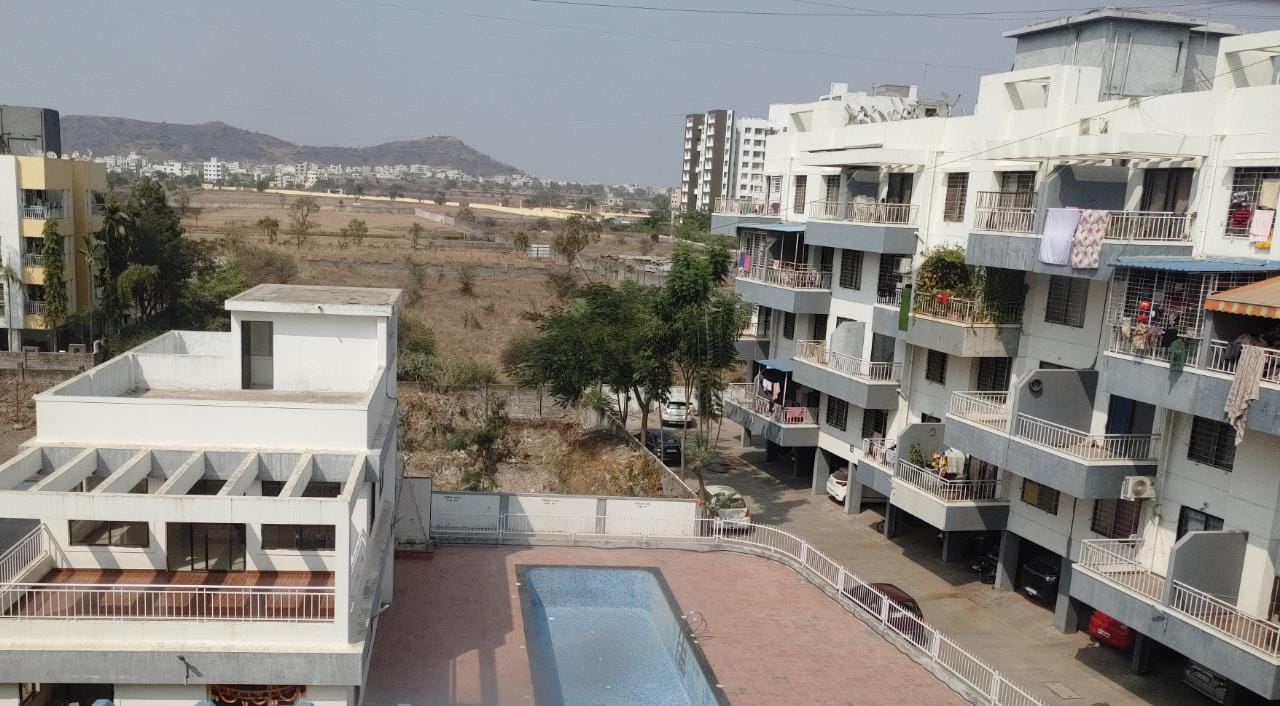
#> input picture vr/interest_points/res/panaroma1.jpg, 1280 x 706 px
$ python image_stitch.py
#> lines starting #> are read from the running program, lines starting #| are printed output that depends on the picture
import cv2 as cv
import numpy as np

cv.ocl.setUseOpenCL(False)

imageScaleDictionary = {'panaroma1.jpg': 0.5, 'panaroma2.jpg': 0.5}
res = 'res/'
imageName1 = 'panaroma1.jpg'
img1 = cv.imread(res + imageName1)
#> img1 is the input picture: shape (706, 1280, 3); mean B, G, R 130.1, 135, 138.4
scale1 = imageScaleDictionary[imageName1]
imageName2 = 'panaroma2.jpg'
img2 = cv.imread(res + imageName2)
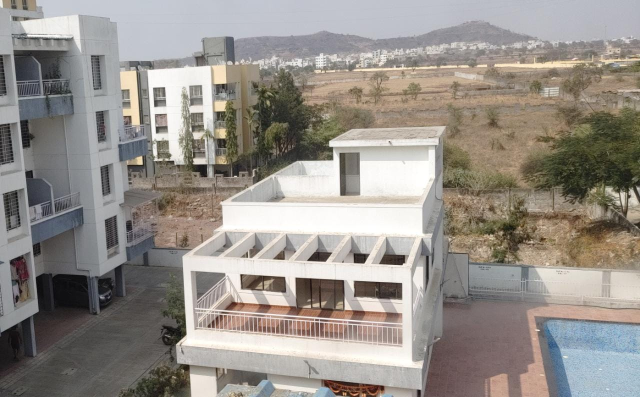
#> input picture vr/interest_points/res/panaroma2.jpg, 1280 x 794 px (shown at 1/2 size)
#> img2 is the input picture: shape (794, 1280, 3); mean B, G, R 138, 144.1, 149.6
scale2 = imageScaleDictionary[imageName2]


def rescaleFrame(frame, scale):
#> called with scale = 0.5
    width = int(frame.shape[1] * scale)
#> width = 640
    len = int(frame.shape[0] * scale)
#> len = 353
    dim = (width, len)
#> dim = (640, 353)
    return cv.resize(frame, dim, interpolation=cv.INTER_AREA)


img1 = rescaleFrame(img1, scale1)
gray1 = cv.cvtColor(img1, cv.COLOR_BGR2GRAY)
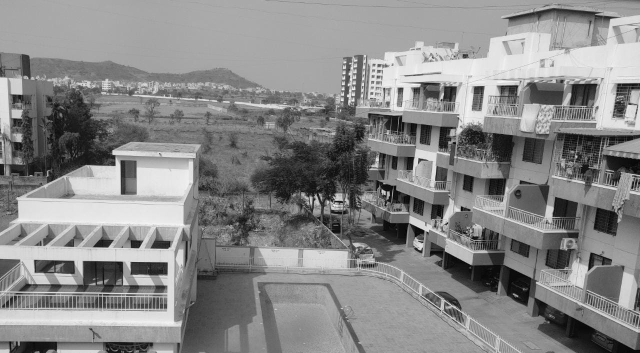
#> gray1: shape (353, 640); min 4, max 250, mean 135.6
img2 = rescaleFrame(img2, scale2)
#> call 2 of rescaleFrame, with scale = 0.5
#> in rescaleFrame (call 2), `return cv.resize(frame, dim, interpolation=cv.INTER_AREA)`:
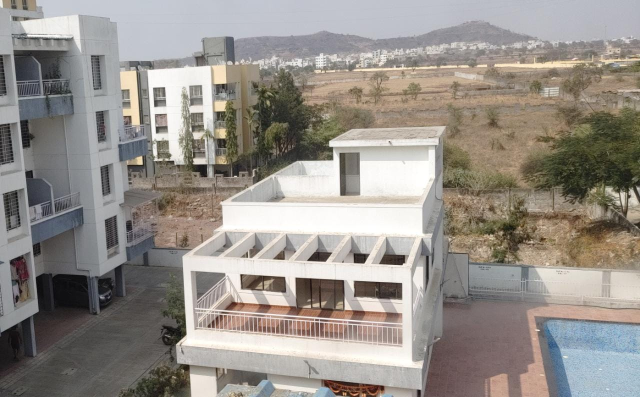
#> returned value: shape (397, 640, 3); mean of channels 0, 1, 2 138.1, 144.2, 149.7; drawn as B, G, R
gray2 = cv.cvtColor(img2, cv.COLOR_BGR2GRAY)
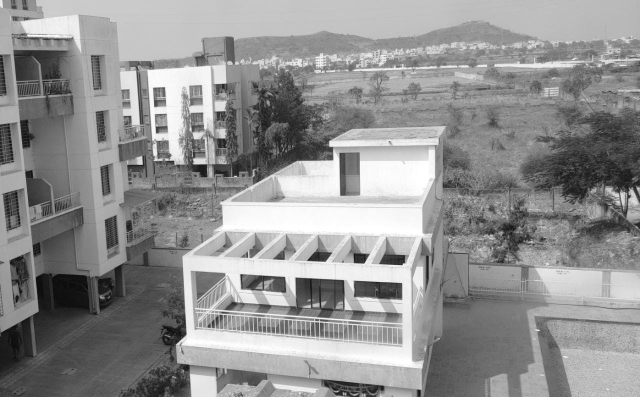
#> gray2: shape (397, 640); min 10, max 255, mean 145.2

# cv.imshow('gray1', gray1)
# cv.imshow('gray2', gray2)

keypoints1, feature1 = cv.ORB_create().detectAndCompute(gray1, None)
#> keypoints1 = 500 keypoints; strongest (x, y, size): (388, 192, 31), (420, 159, 31), (113, 152, 31), (383, 191, 31)
keypoints2, feature2 = cv.ORB_create().detectAndCompute(gray2, None)
#> keypoints2 = 500 keypoints; strongest (x, y, size): (397, 290, 92.6), (363, 255, 64.3), (290, 283, 111.1), (141, 163, 31)

# cv.imshow('Panaroma1', cv.drawKeypoints(gray1, keypoints1, None, color=(0, 255, 0)))
# cv.imshow('Panaroma2', cv.drawKeypoints(gray2, keypoints2, None, color=(0, 255, 0)))

match = cv.BFMatcher()
matches = match.knnMatch(feature1, feature2, k=2)
#> matches = 500 matches

good = []
for m, n in matches:
    if m.distance < 0.6 * n.distance:
        good.append(m)
#> after the loop, good = 20 matches

draw_params = dict(matchColor=(0, 255, 0), singlePointColor=None, flags=2)
img3 = cv.drawMatches(img1, keypoints1, img2, keypoints2, good, None, **draw_params)
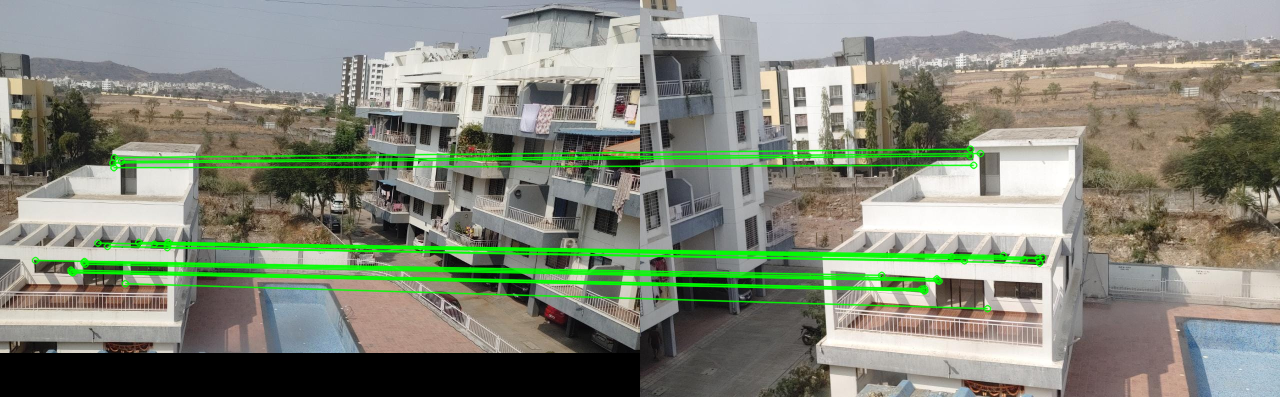
#> img3: shape (397, 1280, 3); mean B, G, R 122.9, 137.3, 132
cv.imshow("Good Matches", img3)

keypoints1 = np.float32([kp.pt for kp in keypoints1])
#> keypoints1 = 500 pairs, first value 35 to 595.2, second value 56.16 to 307.2
keypoints2 = np.float32([kp.pt for kp in keypoints2])
#> keypoints2 = 500 pairs, first value 36 to 501, second value 38 to 365
pts1 = np.float32([keypoints1[m.queryIdx] for m in good])
#> pts1 = 20 rows, first 8: [107, 246], [35, 260], [73, 272], [84, 261], [121, 161], [114, 157.2], [166.8, 247.2], [124.8, 283.2]
pts2 = np.float32([keypoints2[m.trainIdx] for m in good])
#> pts2 = 20 rows, first 8: [324, 260.4], [241.2, 274.8], [284.4, 290.4], [296.4, 278.4], [340, 153], [330, 148.6], [399.2, 262.7], [347, 308.2]

H, status = cv.findHomography(pts1, pts2, cv.RANSAC, 4)
#> H = [[1.07, 0.194, 180.6], [-0.159, 1.41, -53.68], [-0.000671, 0.000522, 1]]; status = 20 values, max 1 at index 0, min 0 at index 19, mean 0.95

width = img1.shape[1] + img2.shape[1]
#> width = 1280
height = img1.shape[0] + img2.shape[0]
#> height = 750

result = cv.warpPerspective(img1, H, (width, height))
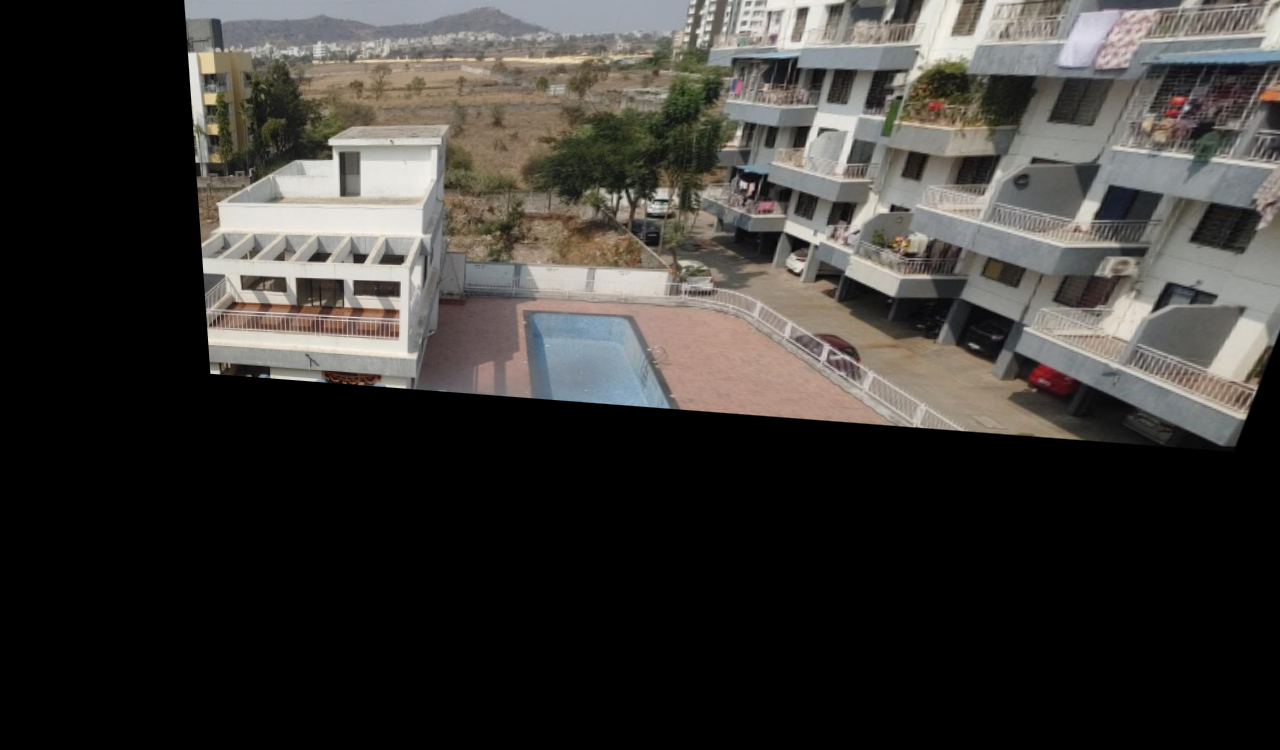
#> result: shape (750, 1280, 3); mean B, G, R 53.2, 56.4, 58.7
result[0:img2.shape[0], 0:img2.shape[1]] = img2
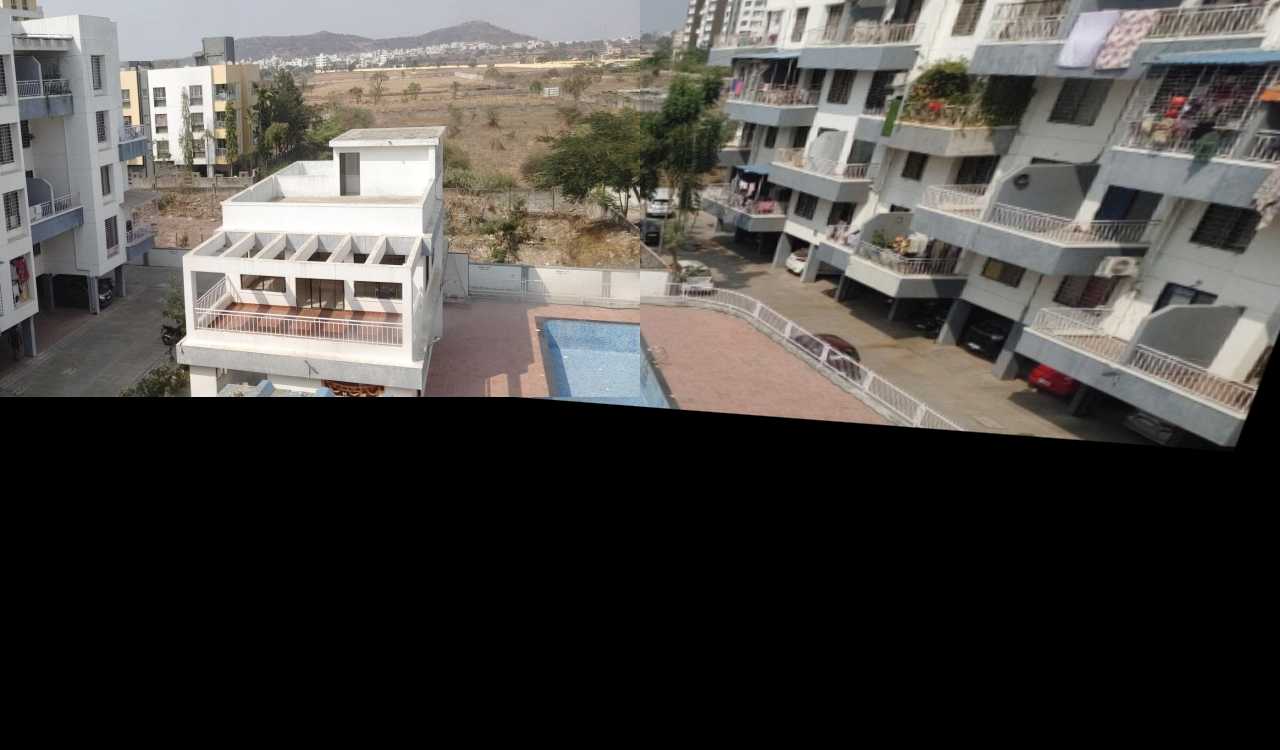
#> result: shape (750, 1280, 3); mean B, G, R 68.1, 71.4, 74.2
cv.imshow('Final', result)

cv.waitKey(0)
